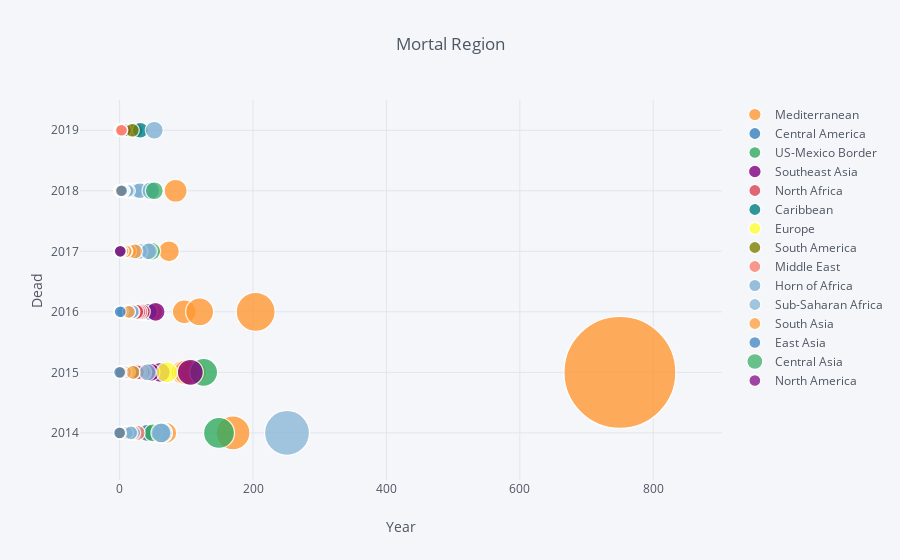

Source (notebook cell):
### Code cell
dfemigrant.iplot(kind='bubble', x= 'Number Dead', y='Reported Year', size='Number Dead',
           categories='Region of Incident', xTitle='Year', yTitle='Dead',
           title='Mortal Region')

### Figure 1 — Plotly figure (JSON) as saved in the notebook; plotly's stock layout.template omitted (floating-point values rounded to 4 significant figures; data arrays with more than 128 entries replaced by an {"elided": "..."} marker saying what was removed)
{"data": [{"marker": {"color": "rgba(255, 153, 51, 1.0)", "line": {"width": 1.3}, "opacity": 0.8, "size": {"elided": "984 int values"}, "symbol": "circle"}, "mode": "markers", "name": "Mediterranean", "textfont": {"color": "#4D5663"}, "type": "scatter", "uid": "06a31265-bae2-4ba0-a46e-10c4ce77a7e7", "x": {"elided": "984 int values"}, "y": {"elided": "984 int values"}}, {"marker": {"color": "rgba(55, 128, 191, 1.0)", "line": {"width": 1.3}, "opacity": 0.8, "size": {"elided": "309 int values"}, "symbol": "circle"}, "mode": "markers", "name": "Central America", "textfont": {"color": "#4D5663"}, "type": "scatter", "uid": "56fb34c4-db4a-4699-aad7-8cac665e38c7", "x": {"elided": "309 int values"}, "y": {"elided": "309 int values"}}, {"marker": {"color": "rgba(50, 171, 96, 1.0)", "line": {"width": 1.3}, "opacity": 0.8, "size": {"elided": "1337 int values"}, "symbol": "circle"}, "mode": "markers", "name": "US-Mexico Border", "textfont": {"color": "#4D5663"}, "type": "scatter", "uid": "5890fe36-7404-4b75-9b71-8e9d3ee921be", "x": {"elided": "1337 int values"}, "y": {"elided": "1337 int values"}}, {"marker": {"color": "rgba(128, 0, 128, 1.0)", "line": {"width": 1.3}, "opacity": 0.8, "size": [13, 12, 12, 12, 12, 12, 12, 12, 12, 12, 12, 12, 12, 12, 12, 13, 12, 12, 12, 13, 12, 12, 12, 12, 14, 12, 12, 12, 12, 12, 12, 12, 13, 14, 15, 12, 12, 12, 12, 12, 12, 12, 13, 12, 12, 12, 12, 13, 13, 12, 12, 12, 12, 15, 14, 12, 12, 12, 13, 12, 12, 13, 12, 12, 14, 15, 12, 12, 12, 12, 19, 14, 12, 15, 12, 20, 15, 12, 12, 18, 12, 12, 12, 16, 26, 12, 12, 13, 12, 12, 12, 12, 12, 12, 13, 12], "symbol": "circle"}, "mode": "markers", "name": "Southeast Asia", "textfont": {"color": "#4D5663"}, "type": "scatter", "uid": "d28f3a3d-9a55-41a4-af38-39e32d92ab82", "x": [8, 2, 1, 6, 1, 1, 1, 1, 1, 1, 1, 2, 3, 1, 1, 8, 1, 1, 3, 11, 1, 0, 7, 2, 20, 3, 1, 3, 1, 3, 4, 2, 11, 15, 23, 1, 1, 1, 3, 1, 1, 4, 9, 2, 1, 3, 2, 13, 10, 1, 2, 1, 4, 26, 19, 2, 1, 7, 8, 2, 4, 10, 1, 1, 18, 26, 1, 1, 3, 0, 54, 15, 6, 23, 4, 61, 24, 0, 2, 47, 1, 0, 2, 36, 106, 0, 0, 8, 2, 1, 3, 0, 0, 2, 9, 5], "y": [2019, 2018, 2018, 2018, 2018, 2018, 2018, 2018, 2018, 2018, 2018, 2018, 2018, 2018, 2018, 2018, 2018, 2018, 2018, 2018, 2018, 2018, 2018, 2018, 2018, 2018, 2018, 2018, 2018, 2017, 2017, 2017, 2017, 2017, 2017, 2017, 2017, 2017, 2017, 2017, 2017, 2017, 2017, 2017, 2017, 2017, 2017, 2017, 2017, 2017, 2017, 2017, 2017, 2017, 2017, 2017, 2017, 2017, 2017, 2017, 2017, 2017, 2016, 2016, 2016, 2016, 2016, 2016, 2016, 2016, 2016, 2016, 2016, 2016, 2015, 2015, 2015, 2015, 2015, 2015, 2015, 2015, 2015, 2015, 2015, 2015, 2015, 2015, 2015, 2015, 2015, 2014, 2014, 2014, 2014, 2014]}, {"marker": {"color": "rgba(219, 64, 82, 1.0)", "line": {"width": 1.3}, "opacity": 0.8, "size": {"elided": "1239 int values"}, "symbol": "circle"}, "mode": "markers", "name": "North Africa", "textfont": {"color": "#4D5663"}, "type": "scatter", "uid": "e2a56562-06db-4ed7-9a19-b7cd7da3620b", "x": {"elided": "1239 int values"}, "y": {"elided": "1239 int values"}}, {"marker": {"color": "rgba(0, 128, 128, 1.0)", "line": {"width": 1.3}, "opacity": 0.8, "size": [12, 16, 12, 12, 12, 12, 12, 12, 12, 12, 12, 12, 12, 12, 12, 13, 12, 12, 12, 12, 12, 12, 14, 12, 12, 12, 12, 12, 12, 12, 12, 12, 12, 12, 12, 13, 12, 12, 12, 12, 12, 12, 12, 12, 14, 12, 12, 12, 12, 12, 12, 12, 13, 12, 12, 12, 12, 13, 12], "symbol": "circle"}, "mode": "markers", "name": "Caribbean", "textfont": {"color": "#4D5663"}, "type": "scatter", "uid": "0de6f710-4d50-4927-b267-152f397b49b2", "x": [1, 31, 2, 2, 0, 2, 2, 0, 1, 5, 0, 3, 0, 1, 0, 9, 5, 1, 1, 0, 4, 2, 17, 1, 1, 0, 1, 0, 5, 0, 0, 1, 1, 0, 1, 9, 0, 1, 1, 1, 5, 0, 3, 0, 21, 1, 1, 1, 1, 0, 0, 0, 11, 0, 1, 4, 6, 8, 1], "y": [2019, 2019, 2018, 2018, 2018, 2018, 2018, 2018, 2018, 2018, 2017, 2017, 2017, 2017, 2017, 2017, 2017, 2017, 2017, 2017, 2017, 2017, 2017, 2017, 2016, 2016, 2016, 2016, 2016, 2016, 2016, 2016, 2016, 2016, 2016, 2016, 2016, 2016, 2016, 2016, 2015, 2015, 2015, 2015, 2015, 2015, 2015, 2015, 2015, 2014, 2014, 2014, 2014, 2014, 2014, 2014, 2014, 2014, 2014]}, {"marker": {"color": "rgba(255, 255, 51, 1.0)", "line": {"width": 1.3}, "opacity": 0.8, "size": {"elided": "249 int values"}, "symbol": "circle"}, "mode": "markers", "name": "Europe", "textfont": {"color": "#4D5663"}, "type": "scatter", "uid": "fa5a2305-8426-4b92-958f-7049e6669baf", "x": {"elided": "249 int values"}, "y": {"elided": "249 int values"}}, {"marker": {"color": "rgba(128, 128, 0, 1.0)", "line": {"width": 1.3}, "opacity": 0.8, "size": [12, 12, 14, 12, 12, 12, 12, 12, 12, 12, 12, 12, 12, 12, 12, 12, 12, 12, 12, 13, 12, 12, 12, 12, 12, 13, 12, 12], "symbol": "circle"}, "mode": "markers", "name": "South America", "textfont": {"color": "#4D5663"}, "type": "scatter", "uid": "55944859-074a-489c-9b4a-2bb827c39d17", "x": [1, 1, 19, 1, 1, 5, 4, 1, 3, 1, 0, 1, 5, 2, 4, 1, 1, 1, 1, 8, 2, 1, 1, 1, 1, 9, 1, 1], "y": [2019, 2019, 2019, 2019, 2018, 2018, 2018, 2018, 2018, 2018, 2018, 2018, 2018, 2018, 2018, 2016, 2016, 2016, 2016, 2016, 2016, 2016, 2016, 2016, 2016, 2016, 2015, 2015]}, {"marker": {"color": "rgba(251, 128, 114, 1.0)", "line": {"width": 1.3}, "opacity": 0.8, "size": {"elided": "164 int values"}, "symbol": "circle"}, "mode": "markers", "name": "Middle East", "textfont": {"color": "#4D5663"}, "type": "scatter", "uid": "16616769-4099-4389-9bef-7829476f59f3", "x": {"elided": "164 int values"}, "y": {"elided": "164 int values"}}, {"marker": {"color": "rgba(128, 177, 211, 1.0)", "line": {"width": 1.3}, "opacity": 0.8, "size": {"elided": "235 int values"}, "symbol": "circle"}, "mode": "markers", "name": "Horn of Africa", "textfont": {"color": "#4D5663"}, "type": "scatter", "uid": "98ad5325-3913-4270-9f6e-f23bb34d1d15", "x": {"elided": "235 int values"}, "y": {"elided": "235 int values"}}, {"marker": {"color": "rgba(128, 177, 211, 0.8999999999999999)", "line": {"width": 1.3}, "opacity": 0.8, "size": {"elided": "475 int values"}, "symbol": "circle"}, "mode": "markers", "name": "Sub-Saharan Africa", "textfont": {"color": "#4D5663"}, "type": "scatter", "uid": "7e85ce18-70c8-459c-988b-607dd583e24f", "x": {"elided": "475 int values"}, "y": {"elided": "475 int values"}}, {"marker": {"color": "rgba(255, 153, 51, 0.8999999999999999)", "line": {"width": 1.3}, "opacity": 0.8, "size": {"elided": "151 int values"}, "symbol": "circle"}, "mode": "markers", "name": "South Asia", "textfont": {"color": "#4D5663"}, "type": "scatter", "uid": "2fea1034-d35a-4e7e-a01e-fb8cce2dc029", "x": {"elided": "151 int values"}, "y": {"elided": "151 int values"}}, {"marker": {"color": "rgba(55, 128, 191, 0.8999999999999999)", "line": {"width": 1.3}, "opacity": 0.8, "size": [12, 12, 12, 12, 12], "symbol": "circle"}, "mode": "markers", "name": "East Asia", "textfont": {"color": "#4D5663"}, "type": "scatter", "uid": "41e48974-b5f9-46ff-87e1-04703e889365", "x": [3, 1, 1, 0, 0], "y": [2018, 2017, 2016, 2015, 2014]}, {"marker": {"color": "rgba(50, 171, 96, 0.8999999999999999)", "line": {"width": 1.3}, "opacity": 0.8, "size": [18], "symbol": "circle"}, "mode": "markers", "name": "Central Asia", "textfont": {"color": "#4D5663"}, "type": "scatter", "uid": "41b290a4-fbee-4ab5-b99c-27aa9e04d24d", "x": [52], "y": [2018]}, {"marker": {"color": "rgba(128, 0, 128, 0.8999999999999999)", "line": {"width": 1.3}, "opacity": 0.8, "size": [12], "symbol": "circle"}, "mode": "markers", "name": "North America", "textfont": {"color": "#4D5663"}, "type": "scatter", "uid": "9af79d63-aaf4-42e8-b951-ae3a8935be86", "x": [1], "y": [2017]}], "layout": {"legend": {"bgcolor": "#F5F6F9", "font": {"color": "#4D5663"}}, "paper_bgcolor": "#F5F6F9", "plot_bgcolor": "#F5F6F9", "title": {"font": {"color": "#4D5663"}, "text": "Mortal Region"}, "xaxis": {"gridcolor": "#E1E5ED", "showgrid": true, "tickfont": {"color": "#4D5663"}, "title": {"font": {"color": "#4D5663"}, "text": "Year"}, "zerolinecolor": "#E1E5ED"}, "yaxis": {"gridcolor": "#E1E5ED", "showgrid": true, "tickfont": {"color": "#4D5663"}, "title": {"font": {"color": "#4D5663"}, "text": "Dead"}, "zerolinecolor": "#E1E5ED"}}}
